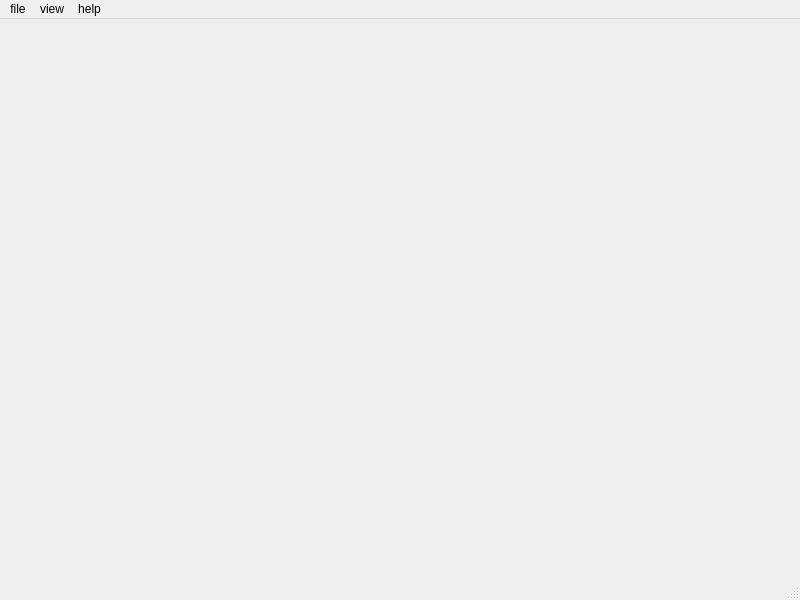
<?xml version="1.0" encoding="UTF-8"?>
<ui version="4.0">
 <class>MainWindow</class>
 <widget class="QMainWindow" name="MainWindow">
  <property name="geometry">
   <rect>
    <x>0</x>
    <y>0</y>
    <width>800</width>
    <height>600</height>
   </rect>
  </property>
  <property name="windowTitle">
   <string>MainWindow</string>
  </property>
  <widget class="QWidget" name="centralwidget"/>
  <widget class="QMenuBar" name="menubar">
   <property name="geometry">
    <rect>
     <x>0</x>
     <y>0</y>
     <width>800</width>
     <height>23</height>
    </rect>
   </property>
   <widget class="QMenu" name="menufile">
    <property name="title">
     <string>file</string>
    </property>
    <addaction name="actionopen"/>
   </widget>
   <widget class="QMenu" name="menuview">
    <property name="title">
     <string>view</string>
    </property>
   </widget>
   <widget class="QMenu" name="menuhelp">
    <property name="title">
     <string>help</string>
    </property>
   </widget>
   <addaction name="menufile"/>
   <addaction name="menuview"/>
   <addaction name="menuhelp"/>
  </widget>
  <widget class="QStatusBar" name="statusbar"/>
  <action name="actionopen">
   <property name="text">
    <string>open</string>
   </property>
  </action>
 </widget>
 <resources/>
 <connections/>
</ui>
